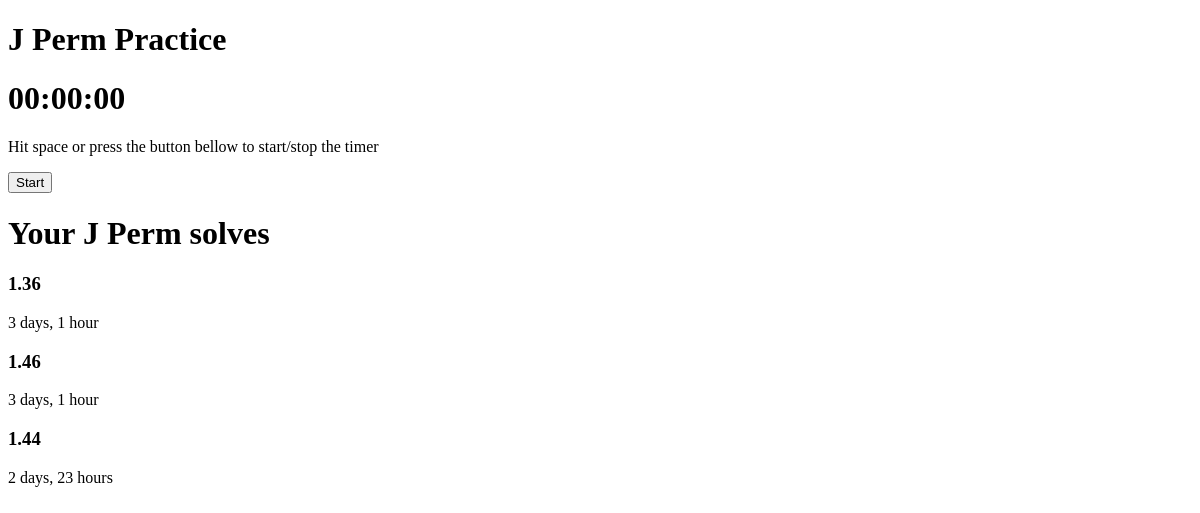
The app's page /practice/1 (signed in), older data.
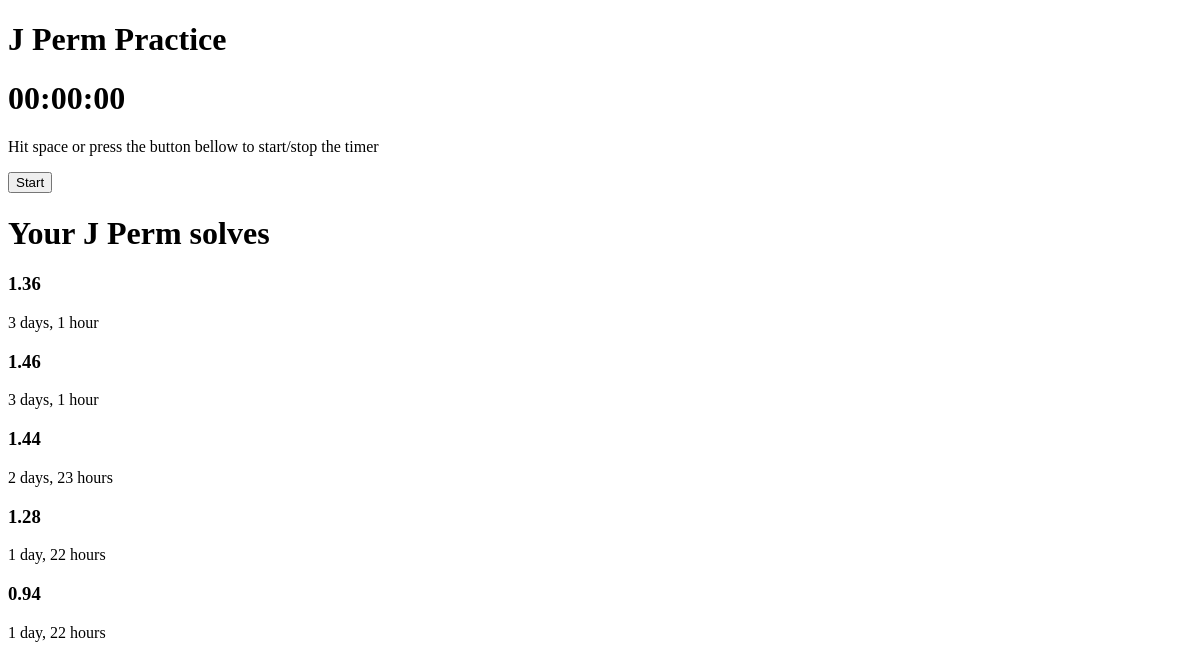
The same page, newer data.
### main/models.py (models this page shows, shortened)
class Solve(models.Model):
    user = models.ForeignKey(User, on_delete=models.CASCADE)
    time = models.FloatField()
    algorithm = models.ForeignKey(Algorithm, on_delete=models.CASCADE)
    timestamp = models.DateTimeField(auto_now_add=True)

### main/views.py (the view)
# urls.py: path('practice/<int:id>', views.practice_page, name="practice"),
def practice_page(request, id):
    algorithm = models.Algorithm.objects.get(id=id)
    solves = models.Solve.objects.filter(user=request.user, algorithm=algorithm)
    return render(request, 'practice.html', {
        "algorithm": algorithm,
        "solves": solves,
    })

### main/templates/practice.html (shortened to what this page needs)
{% extends 'layout.html' %}
{% load static %}
{% block body %}
    <div>
        <h1 id="algorithm-title">{{ algorithm.name }} Practice</h1>
        <h1 id="timer" data-algorithm-id="{{ algorithm.id }}">
            <span id="minute">00</span>:<span id="second">00</span>:<span id="milisecond">00</span>
        </h1>
        <p>Hit space or press the button bellow to start/stop the timer</p>
        <button id="timer-btn">Start</button>
    </div>
    <div>
        <h1>Your {{ algorithm.name }} solves</h1>
        {% if solves %}
            {% for solve in solves %}
                <h3>{{ solve.time|floatformat:2 }}</h3>
                <p>{{ solve.timestamp|timesince }}</p>
            {% endfor %}
        {% endif %}
    </div>
{% endblock %}

Row changes from the older to the newer data that the page shows:
added Solve: time "1.28", timestamp "1 day, 22 hours"
added Solve: time "0.94", timestamp "1 day, 22 hours"
